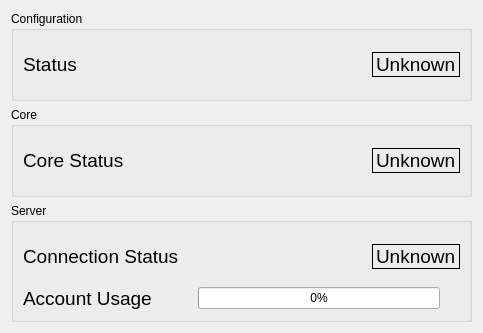
<ui version="4.0" >
 <class>StatusWidget</class>
 <widget class="QWidget" name="StatusWidget" >
  <property name="geometry" >
   <rect>
    <x>0</x>
    <y>0</y>
    <width>483</width>
    <height>333</height>
   </rect>
  </property>
  <property name="windowTitle" >
   <string>Form</string>
  </property>
  <layout class="QVBoxLayout" >
   <item>
    <widget class="QGroupBox" name="groupBox" >
     <property name="title" >
      <string>Configuration</string>
     </property>
     <layout class="QHBoxLayout" >
      <item>
       <widget class="QLabel" name="label_3" >
        <property name="text" >
         <string>&lt;html>&lt;head>&lt;meta name="qrichtext" content="1" />&lt;style type="text/css">
p, li { white-space: pre-wrap; }
&lt;/style>&lt;/head>&lt;body style=" font-family:'Sans Serif'; font-size:9pt; font-weight:400; font-style:normal;">
&lt;p style=" margin-top:0px; margin-bottom:0px; margin-left:0px; margin-right:0px; -qt-block-indent:0; text-indent:0px;">&lt;span style=" font-size:14pt;">Status&lt;/span>&lt;/p>&lt;/body>&lt;/html></string>
        </property>
        <property name="textFormat" >
         <enum>Qt::RichText</enum>
        </property>
       </widget>
      </item>
      <item>
       <spacer>
        <property name="orientation" >
         <enum>Qt::Horizontal</enum>
        </property>
        <property name="sizeHint" >
         <size>
          <width>40</width>
          <height>20</height>
         </size>
        </property>
       </spacer>
      </item>
      <item>
       <layout class="QVBoxLayout" >
        <item>
         <spacer>
          <property name="orientation" >
           <enum>Qt::Vertical</enum>
          </property>
          <property name="sizeHint" >
           <size>
            <width>20</width>
            <height>40</height>
           </size>
          </property>
         </spacer>
        </item>
        <item>
         <widget class="QLabel" name="label_4" >
          <property name="sizePolicy" >
           <sizepolicy vsizetype="Minimum" hsizetype="Minimum" >
            <horstretch>0</horstretch>
            <verstretch>0</verstretch>
           </sizepolicy>
          </property>
          <property name="frameShape" >
           <enum>QFrame::Box</enum>
          </property>
          <property name="text" >
           <string>&lt;html>&lt;head>&lt;meta name="qrichtext" content="1" />&lt;style type="text/css">
p, li { white-space: pre-wrap; }
&lt;/style>&lt;/head>&lt;body style=" font-family:'Sans Serif'; font-size:9pt; font-weight:400; font-style:normal;">
&lt;p style=" margin-top:0px; margin-bottom:0px; margin-left:0px; margin-right:0px; -qt-block-indent:0; text-indent:0px;">&lt;span style=" font-size:14pt;">Unknown&lt;/span>&lt;/p>&lt;/body>&lt;/html></string>
          </property>
          <property name="textFormat" >
           <enum>Qt::RichText</enum>
          </property>
         </widget>
        </item>
        <item>
         <spacer>
          <property name="orientation" >
           <enum>Qt::Vertical</enum>
          </property>
          <property name="sizeHint" >
           <size>
            <width>20</width>
            <height>40</height>
           </size>
          </property>
         </spacer>
        </item>
       </layout>
      </item>
     </layout>
    </widget>
   </item>
   <item>
    <widget class="QGroupBox" name="groupBox_2" >
     <property name="title" >
      <string>Core</string>
     </property>
     <layout class="QHBoxLayout" >
      <item>
       <widget class="QLabel" name="label" >
        <property name="text" >
         <string>&lt;html>&lt;head>&lt;meta name="qrichtext" content="1" />&lt;style type="text/css">
p, li { white-space: pre-wrap; }
&lt;/style>&lt;/head>&lt;body style=" font-family:'Sans Serif'; font-size:9pt; font-weight:400; font-style:normal;">
&lt;p style=" margin-top:0px; margin-bottom:0px; margin-left:0px; margin-right:0px; -qt-block-indent:0; text-indent:0px;">&lt;span style=" font-size:14pt;">Core Status&lt;/span>&lt;/p>&lt;/body>&lt;/html></string>
        </property>
        <property name="textFormat" >
         <enum>Qt::RichText</enum>
        </property>
       </widget>
      </item>
      <item>
       <spacer>
        <property name="orientation" >
         <enum>Qt::Horizontal</enum>
        </property>
        <property name="sizeHint" >
         <size>
          <width>181</width>
          <height>20</height>
         </size>
        </property>
       </spacer>
      </item>
      <item>
       <layout class="QVBoxLayout" >
        <item>
         <spacer>
          <property name="orientation" >
           <enum>Qt::Vertical</enum>
          </property>
          <property name="sizeHint" >
           <size>
            <width>20</width>
            <height>40</height>
           </size>
          </property>
         </spacer>
        </item>
        <item>
         <widget class="QLabel" name="label_2" >
          <property name="frameShape" >
           <enum>QFrame::Box</enum>
          </property>
          <property name="text" >
           <string>&lt;html>&lt;head>&lt;meta name="qrichtext" content="1" />&lt;style type="text/css">
p, li { white-space: pre-wrap; }
&lt;/style>&lt;/head>&lt;body style=" font-family:'Sans Serif'; font-size:9pt; font-weight:400; font-style:normal;">
&lt;p style=" margin-top:0px; margin-bottom:0px; margin-left:0px; margin-right:0px; -qt-block-indent:0; text-indent:0px;">&lt;span style=" font-size:14pt;">Unknown&lt;/span>&lt;/p>&lt;/body>&lt;/html></string>
          </property>
          <property name="textFormat" >
           <enum>Qt::RichText</enum>
          </property>
         </widget>
        </item>
        <item>
         <spacer>
          <property name="orientation" >
           <enum>Qt::Vertical</enum>
          </property>
          <property name="sizeHint" >
           <size>
            <width>20</width>
            <height>40</height>
           </size>
          </property>
         </spacer>
        </item>
       </layout>
      </item>
     </layout>
    </widget>
   </item>
   <item>
    <widget class="QGroupBox" name="groupBox_3" >
     <property name="title" >
      <string>Server</string>
     </property>
     <layout class="QVBoxLayout" >
      <item>
       <layout class="QHBoxLayout" >
        <item>
         <widget class="QLabel" name="label_5" >
          <property name="text" >
           <string>&lt;html>&lt;head>&lt;meta name="qrichtext" content="1" />&lt;style type="text/css">
p, li { white-space: pre-wrap; }
&lt;/style>&lt;/head>&lt;body style=" font-family:'Sans Serif'; font-size:9pt; font-weight:400; font-style:normal;">
&lt;p style=" margin-top:0px; margin-bottom:0px; margin-left:0px; margin-right:0px; -qt-block-indent:0; text-indent:0px;">&lt;span style=" font-size:14pt;">Connection Status&lt;/span>&lt;/p>&lt;/body>&lt;/html></string>
          </property>
          <property name="textFormat" >
           <enum>Qt::RichText</enum>
          </property>
         </widget>
        </item>
        <item>
         <spacer>
          <property name="orientation" >
           <enum>Qt::Horizontal</enum>
          </property>
          <property name="sizeHint" >
           <size>
            <width>40</width>
            <height>20</height>
           </size>
          </property>
         </spacer>
        </item>
        <item>
         <layout class="QVBoxLayout" >
          <item>
           <spacer>
            <property name="orientation" >
             <enum>Qt::Vertical</enum>
            </property>
            <property name="sizeHint" >
             <size>
              <width>20</width>
              <height>40</height>
             </size>
            </property>
           </spacer>
          </item>
          <item>
           <widget class="QLabel" name="label_6" >
            <property name="frameShape" >
             <enum>QFrame::Box</enum>
            </property>
            <property name="text" >
             <string>&lt;html>&lt;head>&lt;meta name="qrichtext" content="1" />&lt;style type="text/css">
p, li { white-space: pre-wrap; }
&lt;/style>&lt;/head>&lt;body style=" font-family:'Sans Serif'; font-size:9pt; font-weight:400; font-style:normal;">
&lt;p style=" margin-top:0px; margin-bottom:0px; margin-left:0px; margin-right:0px; -qt-block-indent:0; text-indent:0px;">&lt;span style=" font-size:14pt;">Unknown&lt;/span>&lt;/p>&lt;/body>&lt;/html></string>
            </property>
            <property name="textFormat" >
             <enum>Qt::RichText</enum>
            </property>
           </widget>
          </item>
          <item>
           <spacer>
            <property name="orientation" >
             <enum>Qt::Vertical</enum>
            </property>
            <property name="sizeHint" >
             <size>
              <width>20</width>
              <height>40</height>
             </size>
            </property>
           </spacer>
          </item>
         </layout>
        </item>
       </layout>
      </item>
      <item>
       <layout class="QHBoxLayout" >
        <item>
         <widget class="QLabel" name="label_7" >
          <property name="text" >
           <string>&lt;html>&lt;head>&lt;meta name="qrichtext" content="1" />&lt;style type="text/css">
p, li { white-space: pre-wrap; }
&lt;/style>&lt;/head>&lt;body style=" font-family:'Sans Serif'; font-size:9pt; font-weight:400; font-style:normal;">
&lt;p style=" margin-top:0px; margin-bottom:0px; margin-left:0px; margin-right:0px; -qt-block-indent:0; text-indent:0px;">&lt;span style=" font-size:14pt;">Account Usage&lt;/span>&lt;/p>&lt;/body>&lt;/html></string>
          </property>
          <property name="textFormat" >
           <enum>Qt::RichText</enum>
          </property>
         </widget>
        </item>
        <item>
         <spacer>
          <property name="orientation" >
           <enum>Qt::Horizontal</enum>
          </property>
          <property name="sizeType" >
           <enum>QSizePolicy::Fixed</enum>
          </property>
          <property name="sizeHint" >
           <size>
            <width>40</width>
            <height>20</height>
           </size>
          </property>
         </spacer>
        </item>
        <item>
         <widget class="QProgressBar" name="progressBar" >
          <property name="value" >
           <number>0</number>
          </property>
         </widget>
        </item>
        <item>
         <spacer>
          <property name="orientation" >
           <enum>Qt::Horizontal</enum>
          </property>
          <property name="sizeType" >
           <enum>QSizePolicy::Fixed</enum>
          </property>
          <property name="sizeHint" >
           <size>
            <width>20</width>
            <height>20</height>
           </size>
          </property>
         </spacer>
        </item>
       </layout>
      </item>
     </layout>
    </widget>
   </item>
  </layout>
 </widget>
 <resources/>
 <connections/>
</ui>
